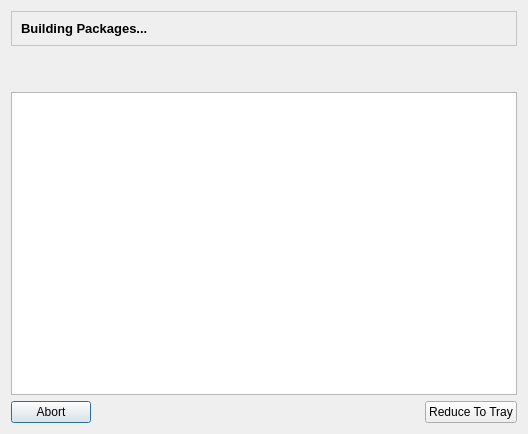
<ui version="4.0" >
 <class>buildingDialog</class>
 <widget class="QDialog" name="buildingDialog" >
  <property name="geometry" >
   <rect>
    <x>0</x>
    <y>0</y>
    <width>528</width>
    <height>434</height>
   </rect>
  </property>
  <property name="windowTitle" >
   <string>Dialog</string>
  </property>
  <layout class="QGridLayout" >
   <item row="0" column="0" >
    <layout class="QVBoxLayout" >
     <item>
      <widget class="QFrame" name="frame" >
       <property name="sizePolicy" >
        <sizepolicy vsizetype="Maximum" hsizetype="Minimum" >
         <horstretch>0</horstretch>
         <verstretch>0</verstretch>
        </sizepolicy>
       </property>
       <property name="palette" >
        <palette>
         <active>
          <colorrole role="WindowText" >
           <brush brushstyle="SolidPattern" >
            <color alpha="255" >
             <red>0</red>
             <green>0</green>
             <blue>0</blue>
            </color>
           </brush>
          </colorrole>
          <colorrole role="Button" >
           <brush brushstyle="SolidPattern" >
            <color alpha="255" >
             <red>255</red>
             <green>255</green>
             <blue>255</blue>
            </color>
           </brush>
          </colorrole>
          <colorrole role="Light" >
           <brush brushstyle="SolidPattern" >
            <color alpha="255" >
             <red>255</red>
             <green>255</green>
             <blue>255</blue>
            </color>
           </brush>
          </colorrole>
          <colorrole role="Midlight" >
           <brush brushstyle="SolidPattern" >
            <color alpha="255" >
             <red>255</red>
             <green>255</green>
             <blue>255</blue>
            </color>
           </brush>
          </colorrole>
          <colorrole role="Dark" >
           <brush brushstyle="SolidPattern" >
            <color alpha="255" >
             <red>127</red>
             <green>127</green>
             <blue>127</blue>
            </color>
           </brush>
          </colorrole>
          <colorrole role="Mid" >
           <brush brushstyle="SolidPattern" >
            <color alpha="255" >
             <red>170</red>
             <green>170</green>
             <blue>170</blue>
            </color>
           </brush>
          </colorrole>
          <colorrole role="Text" >
           <brush brushstyle="SolidPattern" >
            <color alpha="255" >
             <red>0</red>
             <green>0</green>
             <blue>0</blue>
            </color>
           </brush>
          </colorrole>
          <colorrole role="BrightText" >
           <brush brushstyle="SolidPattern" >
            <color alpha="255" >
             <red>255</red>
             <green>255</green>
             <blue>255</blue>
            </color>
           </brush>
          </colorrole>
          <colorrole role="ButtonText" >
           <brush brushstyle="SolidPattern" >
            <color alpha="255" >
             <red>0</red>
             <green>0</green>
             <blue>0</blue>
            </color>
           </brush>
          </colorrole>
          <colorrole role="Base" >
           <brush brushstyle="SolidPattern" >
            <color alpha="255" >
             <red>255</red>
             <green>255</green>
             <blue>255</blue>
            </color>
           </brush>
          </colorrole>
          <colorrole role="Window" >
           <brush brushstyle="SolidPattern" >
            <color alpha="255" >
             <red>255</red>
             <green>255</green>
             <blue>255</blue>
            </color>
           </brush>
          </colorrole>
          <colorrole role="Shadow" >
           <brush brushstyle="SolidPattern" >
            <color alpha="255" >
             <red>0</red>
             <green>0</green>
             <blue>0</blue>
            </color>
           </brush>
          </colorrole>
          <colorrole role="AlternateBase" >
           <brush brushstyle="SolidPattern" >
            <color alpha="255" >
             <red>255</red>
             <green>255</green>
             <blue>255</blue>
            </color>
           </brush>
          </colorrole>
         </active>
         <inactive>
          <colorrole role="WindowText" >
           <brush brushstyle="SolidPattern" >
            <color alpha="255" >
             <red>0</red>
             <green>0</green>
             <blue>0</blue>
            </color>
           </brush>
          </colorrole>
          <colorrole role="Button" >
           <brush brushstyle="SolidPattern" >
            <color alpha="255" >
             <red>255</red>
             <green>255</green>
             <blue>255</blue>
            </color>
           </brush>
          </colorrole>
          <colorrole role="Light" >
           <brush brushstyle="SolidPattern" >
            <color alpha="255" >
             <red>255</red>
             <green>255</green>
             <blue>255</blue>
            </color>
           </brush>
          </colorrole>
          <colorrole role="Midlight" >
           <brush brushstyle="SolidPattern" >
            <color alpha="255" >
             <red>255</red>
             <green>255</green>
             <blue>255</blue>
            </color>
           </brush>
          </colorrole>
          <colorrole role="Dark" >
           <brush brushstyle="SolidPattern" >
            <color alpha="255" >
             <red>127</red>
             <green>127</green>
             <blue>127</blue>
            </color>
           </brush>
          </colorrole>
          <colorrole role="Mid" >
           <brush brushstyle="SolidPattern" >
            <color alpha="255" >
             <red>170</red>
             <green>170</green>
             <blue>170</blue>
            </color>
           </brush>
          </colorrole>
          <colorrole role="Text" >
           <brush brushstyle="SolidPattern" >
            <color alpha="255" >
             <red>0</red>
             <green>0</green>
             <blue>0</blue>
            </color>
           </brush>
          </colorrole>
          <colorrole role="BrightText" >
           <brush brushstyle="SolidPattern" >
            <color alpha="255" >
             <red>255</red>
             <green>255</green>
             <blue>255</blue>
            </color>
           </brush>
          </colorrole>
          <colorrole role="ButtonText" >
           <brush brushstyle="SolidPattern" >
            <color alpha="255" >
             <red>0</red>
             <green>0</green>
             <blue>0</blue>
            </color>
           </brush>
          </colorrole>
          <colorrole role="Base" >
           <brush brushstyle="SolidPattern" >
            <color alpha="255" >
             <red>255</red>
             <green>255</green>
             <blue>255</blue>
            </color>
           </brush>
          </colorrole>
          <colorrole role="Window" >
           <brush brushstyle="SolidPattern" >
            <color alpha="255" >
             <red>255</red>
             <green>255</green>
             <blue>255</blue>
            </color>
           </brush>
          </colorrole>
          <colorrole role="Shadow" >
           <brush brushstyle="SolidPattern" >
            <color alpha="255" >
             <red>0</red>
             <green>0</green>
             <blue>0</blue>
            </color>
           </brush>
          </colorrole>
          <colorrole role="AlternateBase" >
           <brush brushstyle="SolidPattern" >
            <color alpha="255" >
             <red>255</red>
             <green>255</green>
             <blue>255</blue>
            </color>
           </brush>
          </colorrole>
         </inactive>
         <disabled>
          <colorrole role="WindowText" >
           <brush brushstyle="SolidPattern" >
            <color alpha="255" >
             <red>127</red>
             <green>127</green>
             <blue>127</blue>
            </color>
           </brush>
          </colorrole>
          <colorrole role="Button" >
           <brush brushstyle="SolidPattern" >
            <color alpha="255" >
             <red>255</red>
             <green>255</green>
             <blue>255</blue>
            </color>
           </brush>
          </colorrole>
          <colorrole role="Light" >
           <brush brushstyle="SolidPattern" >
            <color alpha="255" >
             <red>255</red>
             <green>255</green>
             <blue>255</blue>
            </color>
           </brush>
          </colorrole>
          <colorrole role="Midlight" >
           <brush brushstyle="SolidPattern" >
            <color alpha="255" >
             <red>255</red>
             <green>255</green>
             <blue>255</blue>
            </color>
           </brush>
          </colorrole>
          <colorrole role="Dark" >
           <brush brushstyle="SolidPattern" >
            <color alpha="255" >
             <red>127</red>
             <green>127</green>
             <blue>127</blue>
            </color>
           </brush>
          </colorrole>
          <colorrole role="Mid" >
           <brush brushstyle="SolidPattern" >
            <color alpha="255" >
             <red>170</red>
             <green>170</green>
             <blue>170</blue>
            </color>
           </brush>
          </colorrole>
          <colorrole role="Text" >
           <brush brushstyle="SolidPattern" >
            <color alpha="255" >
             <red>127</red>
             <green>127</green>
             <blue>127</blue>
            </color>
           </brush>
          </colorrole>
          <colorrole role="BrightText" >
           <brush brushstyle="SolidPattern" >
            <color alpha="255" >
             <red>255</red>
             <green>255</green>
             <blue>255</blue>
            </color>
           </brush>
          </colorrole>
          <colorrole role="ButtonText" >
           <brush brushstyle="SolidPattern" >
            <color alpha="255" >
             <red>127</red>
             <green>127</green>
             <blue>127</blue>
            </color>
           </brush>
          </colorrole>
          <colorrole role="Base" >
           <brush brushstyle="SolidPattern" >
            <color alpha="255" >
             <red>255</red>
             <green>255</green>
             <blue>255</blue>
            </color>
           </brush>
          </colorrole>
          <colorrole role="Window" >
           <brush brushstyle="SolidPattern" >
            <color alpha="255" >
             <red>255</red>
             <green>255</green>
             <blue>255</blue>
            </color>
           </brush>
          </colorrole>
          <colorrole role="Shadow" >
           <brush brushstyle="SolidPattern" >
            <color alpha="255" >
             <red>0</red>
             <green>0</green>
             <blue>0</blue>
            </color>
           </brush>
          </colorrole>
          <colorrole role="AlternateBase" >
           <brush brushstyle="SolidPattern" >
            <color alpha="255" >
             <red>255</red>
             <green>255</green>
             <blue>255</blue>
            </color>
           </brush>
          </colorrole>
         </disabled>
        </palette>
       </property>
       <property name="autoFillBackground" >
        <bool>false</bool>
       </property>
       <property name="frameShape" >
        <enum>QFrame::StyledPanel</enum>
       </property>
       <property name="frameShadow" >
        <enum>QFrame::Sunken</enum>
       </property>
       <layout class="QGridLayout" >
        <item row="0" column="0" >
         <widget class="QLabel" name="label_9" >
          <property name="text" >
           <string>&lt;html>&lt;head>&lt;meta name="qrichtext" content="1" />&lt;style type="text/css">
p, li { white-space: pre-wrap; }
&lt;/style>&lt;/head>&lt;body style=" font-family:'Liberation Sans'; font-size:10pt; font-weight:400; font-style:normal;">
&lt;p style=" margin-top:0px; margin-bottom:0px; margin-left:0px; margin-right:0px; -qt-block-indent:0; text-indent:0px;">&lt;span style=" font-weight:600;">Building Packages...&lt;/span>&lt;/p>&lt;/body>&lt;/html></string>
          </property>
         </widget>
        </item>
        <item row="0" column="1" >
         <widget class="QLabel" name="label_10" >
          <property name="sizePolicy" >
           <sizepolicy vsizetype="Maximum" hsizetype="Maximum" >
            <horstretch>0</horstretch>
            <verstretch>0</verstretch>
           </sizepolicy>
          </property>
          <property name="text" >
           <string/>
          </property>
          <property name="textFormat" >
           <enum>Qt::AutoText</enum>
          </property>
          <property name="pixmap" >
           <pixmap resource="qtpacman.qrc" >:/Icons/icons/network-server-database.png</pixmap>
          </property>
          <property name="scaledContents" >
           <bool>true</bool>
          </property>
         </widget>
        </item>
       </layout>
      </widget>
     </item>
     <item>
      <widget class="QLabel" name="processingLabel" >
       <property name="text" >
        <string/>
       </property>
       <property name="alignment" >
        <set>Qt::AlignCenter</set>
       </property>
      </widget>
     </item>
     <item>
      <widget class="QLabel" name="buildingLabel" >
       <property name="text" >
        <string/>
       </property>
       <property name="alignment" >
        <set>Qt::AlignCenter</set>
       </property>
      </widget>
     </item>
     <item>
      <widget class="QTextEdit" name="progressEdit" >
       <property name="readOnly" >
        <bool>true</bool>
       </property>
      </widget>
     </item>
     <item>
      <layout class="QHBoxLayout" >
       <item>
        <widget class="QPushButton" name="abortButton" >
         <property name="text" >
          <string>Abort</string>
         </property>
         <property name="icon" >
          <iconset resource="qtpacman.qrc" >:/Icons/icons/dialog-cancel.png</iconset>
         </property>
        </widget>
       </item>
       <item>
        <spacer>
         <property name="orientation" >
          <enum>Qt::Horizontal</enum>
         </property>
         <property name="sizeHint" >
          <size>
           <width>211</width>
           <height>20</height>
          </size>
         </property>
        </spacer>
       </item>
       <item>
        <widget class="QPushButton" name="reduceButton" >
         <property name="text" >
          <string>Reduce To Tray</string>
         </property>
        </widget>
       </item>
      </layout>
     </item>
    </layout>
   </item>
  </layout>
 </widget>
 <resources>
  <include location="qtpacman.qrc" />
 </resources>
 <connections/>
</ui>
